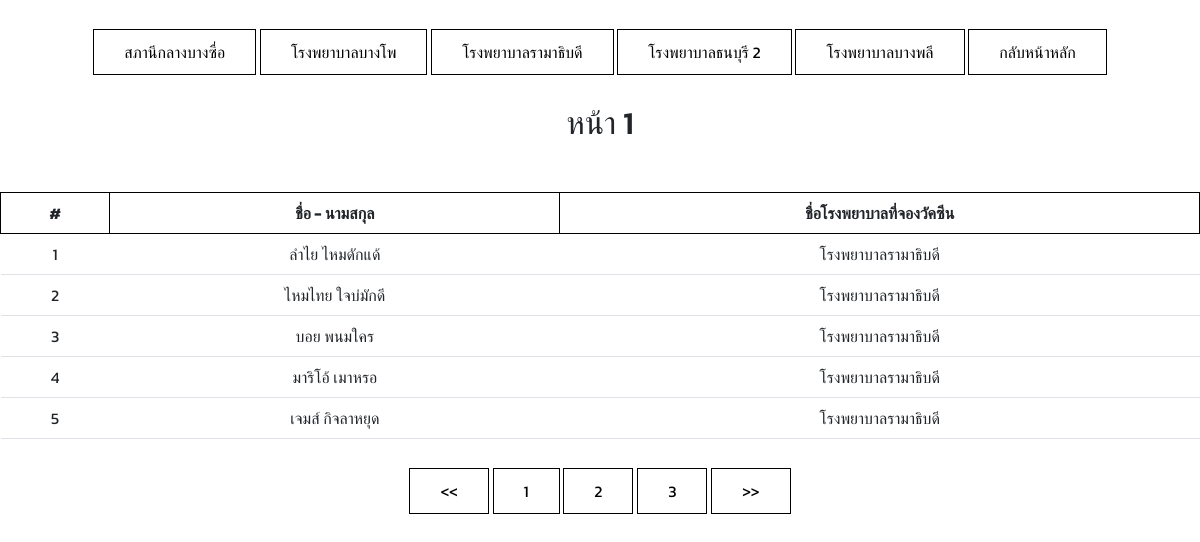
Page /check-all?hospital=3 on the committed database.
### tables this page shows
CREATE TABLE `locations` (
  `lct_id` int(12) NOT NULL,
  `lct_name` varchar(64) DEFAULT NULL,
  `lct_max` int(12) NOT NULL DEFAULT 0,
  `lct_capa` int(12) NOT NULL DEFAULT 0
);

CREATE TABLE `reserves` (
  `res_idcard` varchar(20) NOT NULL,
  `res_fname` varchar(64) DEFAULT NULL,
  `res_lname` varchar(64) DEFAULT NULL,
  `res_age` int(12) NOT NULL DEFAULT 0,
  `res_address` varchar(64) DEFAULT NULL,
  `res_phone` varchar(20) DEFAULT NULL,
  `res_sex` varchar(64) DEFAULT NULL,
  `res_birth` date NOT NULL,
  `res_disease` varchar(64) DEFAULT NULL,
  `res_email` varchar(128) DEFAULT NULL,
  `res_getvac` tinyint(1) NOT NULL,
  `res_vactype` varchar(64) DEFAULT NULL,
  `res_needles` int(12) NOT NULL DEFAULT 0,
  `res_locationid` int(12) DEFAULT 0
);

### api/setlink.php (called while the page is built, shortened)
<?php
    $mylocalhost = "http://localhost/best-of-vaccine/";
?>

### check-all.php (the view, shortened to what this page needs)
<?php include('api/setlink.php'); ?>
<?php include('api/connect.php');
    if(isset($_GET['hospital'])) $hospital = $_GET['hospital'];
    else $hospital = 1;
    $per_page = 5;
    if (isset($_GET['page'])) $page = $_GET['page'];
    else $page = 1;
    $start = ($page - 1) * $per_page;
    $SQL1 = "SELECT reserves.res_locationid, reserves.res_fname, reserves.res_lname, locations.lct_id, locations.lct_name FROM reserves INNER JOIN locations
    ON reserves.res_locationid = locations.lct_id WHERE locations.lct_id = '".$hospital."' LIMIT {$start}, {$per_page}";
    $SQLQUERY1 = mysqli_query($conn, $SQL1);
    $SQL2 = "SELECT reserves.res_locationid, reserves.res_fname, reserves.res_lname, locations.lct_id, locations.lct_name FROM reserves INNER JOIN locations
    ON reserves.res_locationid = locations.lct_id WHERE locations.lct_id = '".$hospital."'";
    $SQLQUERY2 = mysqli_query($conn, $SQL2);
    $TOTAL_RECORD = mysqli_num_rows($SQLQUERY2);
    $TOTAL_PAGE = ceil($TOTAL_RECORD / $per_page);
    $QUERYLOCATION = mysqli_query($conn, "SELECT * FROM locations");
?>
<!DOCTYPE html>
<html lang="en">
<head>
    <link href="<?php echo $mylocalhost; ?>assets/css/main.css?v=<?= time(); ?>" rel="stylesheet">
    <link href="https://cdn.jsdelivr.net/npm/bootstrap@5.1.0/dist/css/bootstrap.min.css" rel="stylesheet">
</head>
<body>
    <nav>
        <div class="menutype">
            <?php while($ROWSLOCATION = mysqli_fetch_array($QUERYLOCATION)){?>
                <a style="text-decoration: none; color: black;" href="<?php echo $mylocalhost; ?>check-all?hospital=<?php echo $ROWSLOCATION['lct_id'];?>"><?php echo $ROWSLOCATION['lct_name'];?></a>
            <?php }?>
            <a style="text-decoration: none; color: black;" href="<?php echo $mylocalhost; ?>">กลับหน้าหลัก</a>
        </div>
    </nav>
    <main>
        <h2 style="text-align:center; margin-top:20px;">หน้า <?php echo $page;?></h2>
        <table class="table">
            <tr>
                <th>#</th>
                <th>ชื่อ - นามสกุล</th>
                <th>ชื่อโรงพยาบาลที่จองวัคซีน</th>
            </tr>
            <?php $number_no = 1;
            while($ROWS = mysqli_fetch_array($SQLQUERY1)){?>
                <tr>
                    <td><?php echo $number_no++;?></td>
                    <td><?php echo $ROWS['res_fname'];?> <?php echo $ROWS['res_lname'];?></td>
                    <td><?php echo $ROWS['lct_name'];?></td>
                </tr>
            <?php }?>
        </table>
    </main>
    <nav>
        <div class="menutype">
            <a href="./check-all?page=1&hospital=<?php echo $hospital;?>" style="text-decoration: none; color: black;"><<</a>
            <?php for($i=1; $i<=$TOTAL_PAGE; $i++){?>
                <a href="./check-all?page=<?php echo $i;?>&hospital=<?php echo $hospital;?>" style="text-decoration: none; color: black;"><?php echo $i;?></a>
            <?php }?>
            <a href="./check-all?page=<?php echo $TOTAL_PAGE;?>&hospital=<?php echo $hospital;?>" style="text-decoration: none; color: black;">>></a>
        </div>
    </nav>
</body>
</html>

### assets/css/main.css (style rules this page uses)
* { font-family: 'Kanit', sans-serif; }
body { margin: 0px; }
.menutype { margin: auto; text-align: center; width: 100%; padding: 20px; margin-top: 20px; }
.menutype a { border: 1px solid #000; padding: 10px 30px; }
.table { width:100%; }
.table th, td { border: 1px solid black; border-collapse: collapse; text-align: center; padding: 15px; }
.table { margin-top: 50px; }

### rows in the picture
locations: lct_name "สภานีกลางบางซื่อ"
locations: lct_name "โรงพยาบาลบางโพ"
locations: lct_name "โรงพยาบาลรามาธิบดี"
locations: lct_name "โรงพยาบาลธนบุรี 2"
locations: lct_name "โรงพยาบาลบางพลี"
reserves: res_fname "ลำไย", res_lname "ไหมดักแด้", locations.lct_name "โรงพยาบาลรามาธิบดี"
reserves: res_fname "ไหมไทย", res_lname "ใจบ่มักดี", locations.lct_name "โรงพยาบาลรามาธิบดี"
reserves: res_fname "บอย", res_lname "พนมใคร", locations.lct_name "โรงพยาบาลรามาธิบดี"
reserves: res_fname "มาริโอ้", res_lname "เมาหรอ", locations.lct_name "โรงพยาบาลรามาธิบดี"
reserves: res_fname "เจมส์", res_lname "กิจลาหยุด", locations.lct_name "โรงพยาบาลรามาธิบดี"

### other values in the picture
$page "1"
